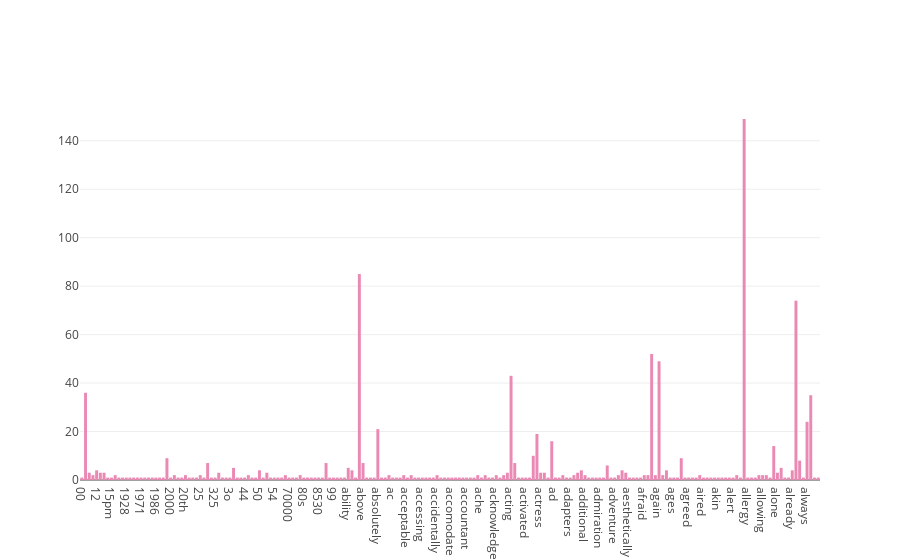

Notebook code cell kept with this figure:
### Code cell
# The number of terms were reduced become 200 for a better visualization
data = [go.Bar(x = count_vect.get_feature_names(), 
            y = term_frequencies[:200],
            marker = dict(color = '#EB89B5'))]
# py.iplot(data, filename = 'jupyter-bar-reduce-score')
py.offline.iplot(data, filename = 'jupyter-bar-reduce-score')

### Figure 1 — Plotly figure (JSON) as saved in the notebook; plotly's stock layout.template omitted (floating-point values rounded to 4 significant figures; data arrays with more than 128 entries replaced by an {"elided": "..."} marker saying what was removed)
{"data": [{"marker": {"color": "#EB89B5"}, "type": "bar", "uid": "51d97bba-dabb-11e8-8eb1-406c8f1e7bab", "x": {"elided": "5155 str values"}, "y": {"elided": "200 int values"}}], "layout": {}}
